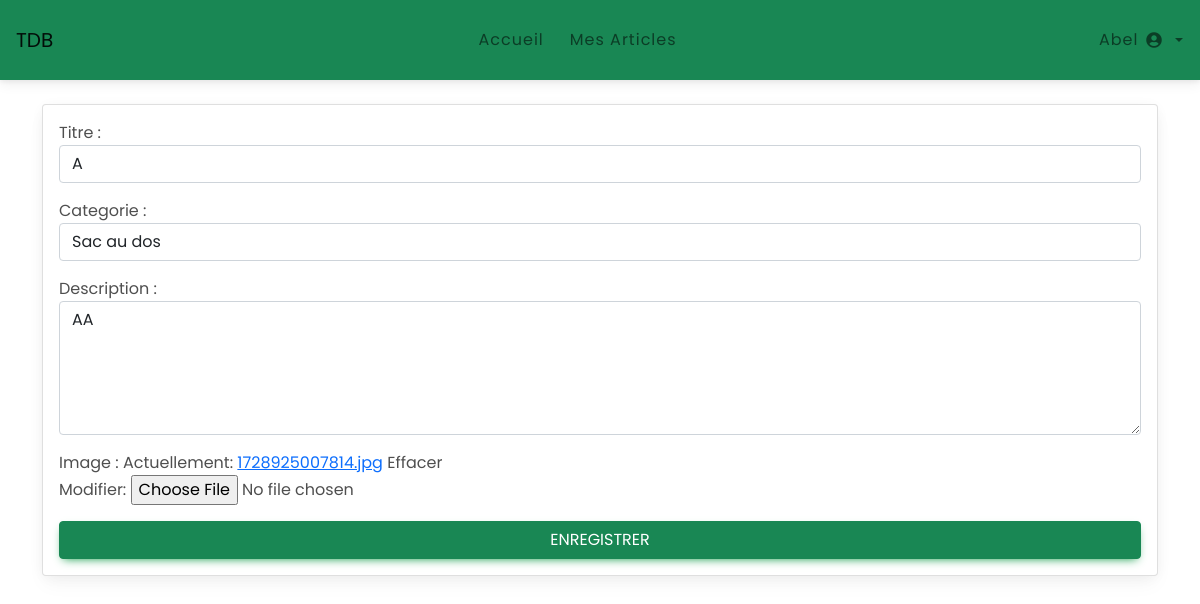
/blog/administration/update_article/20/ (signed in), run on an earlier commit of the app's database.
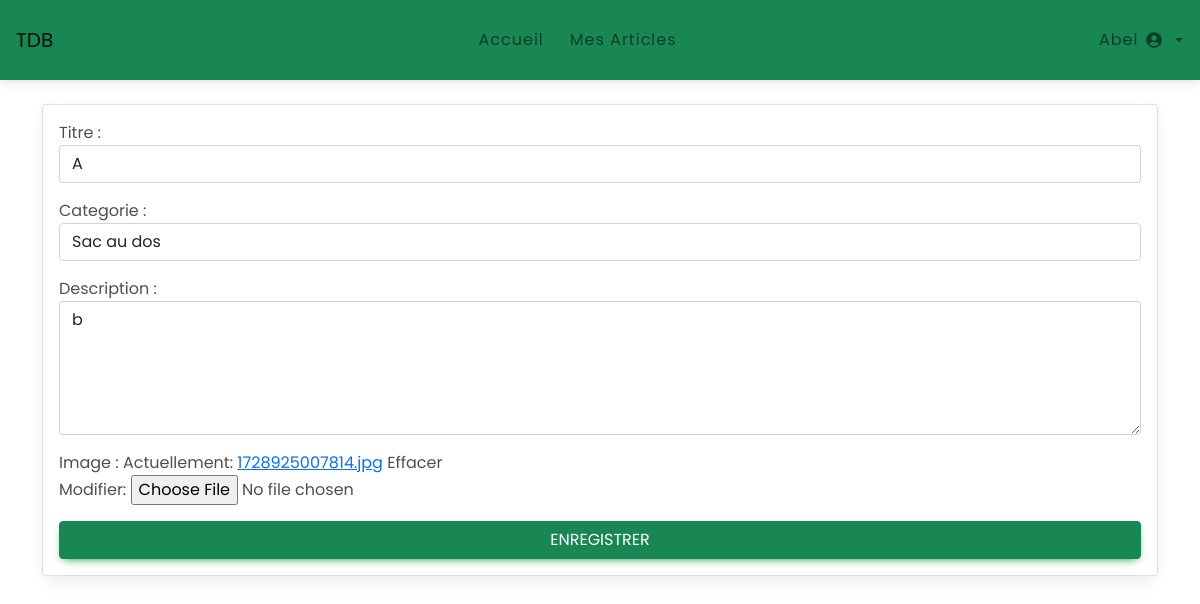
And on a later commit of the database.
### blog/models.py (models this page shows, shortened)
class Article(models.Model):
    user=models.ForeignKey(User,on_delete=models.CASCADE,null=True)
    title=models.CharField(max_length=50)
    categorie=models.ForeignKey(Category,on_delete=models.CASCADE)
    description=models.TextField()
    image=models.ImageField(null=True ,blank=True)
    created_at=models.DateTimeField(auto_now_add=True)
    updated_at=models.DateTimeField(auto_now=True)

### app_admin/views.py (the view)
# urls.py: path('update_article/<int:pk>/',views.UpdateArticle.as_view() , name="update_article"),
class UpdateArticle(LoginRequiredMixin, UpdateView):
    model = Article
    form_class = ArticleForm
    template_name = 'app_admin/modifier_edit.html'
    success_url = reverse_lazy('app_admin:mes_articles')

### blog/forms.py
class ArticleForm(forms.ModelForm):
    class Meta :
        model=Article
        fields=['title','categorie','description','image']
        labels={'title':'Titre' , 'categorie':'Categorie' , 'description':'Description'}
        widgets={
            'title':forms.TextInput(attrs={'class':'form-control'}),
            'categorie':forms.Select(attrs={'class':'form-control'}),
            'description':forms.Textarea(attrs={'class':'form-control','rows':5})
        }

### blog/models.py (called while the page is built)
    def __str__(self):
        return self.name

### app_admin/templates/app_admin/modifier_edit.html (shortened to what this page needs)
{% extends 'app_admin/base.html' %}
{% block content %}
<div class="container">
    <div class="row">
        <div class="col-md-12">
            <div class="card mt-4">
                <div class="card-body">
                    <form method="post" enctype="multipart/form-data">
                        {{ form.as_p }}
                        <button class="btn btn-success btn-block" type="submit">Enregistrer</button>
                    </form>
                </div>
            </div>
        </div>
    </div>
</div>
{% endblock %}

What changed in the data, as far as the page shows it:
changed Article "Sac au dos": description "AA" → "b"
